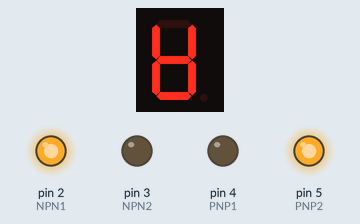
Bench run of a sketch on a simulated Arduino Uno, built with avr-gcc and run on an emulated ATmega328P. Parts: 1-digit seven-segment display, output pins drawn as LEDs (lit = HIGH). Wiring (inferred from the names in the program): 1-digit 7-segment display, segments lit when LOW: segments pin 6, pin 7, pin 8, pin 9, pin 10, pin 11, pin 12. The segment pins are drawn as the display they are named for; pins used as bus, display or sensor lines are not drawn.

Above: at 0.1 s.
At 1.1 s:
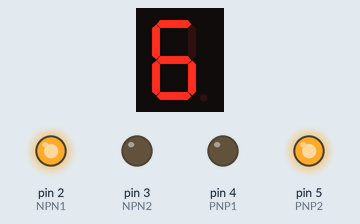
At 3.1 s:
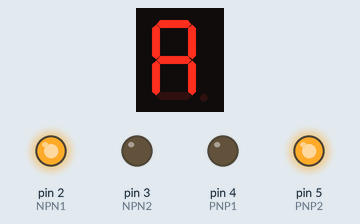
At 5.1 s:
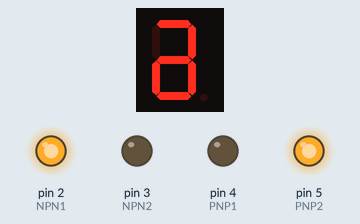
At 9.1 s:
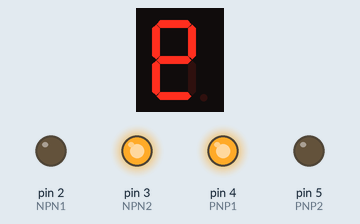
At 13.1 s:
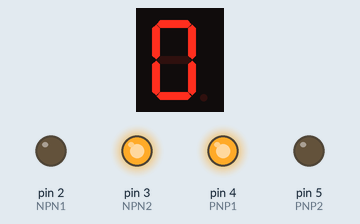
Timing chart, 0 to 36.5 s (numbered marks = the images above):
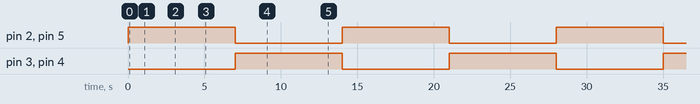

The sketch:

1234.ino
```cpp
#define NPN1 2
#define NPN2 3
#define PNP1 4
#define PNP2 5

#define A 6
#define B 7
#define C 8
#define D 9
#define E 10
#define F 11
#define G 12

unsigned long time;

void setup() {
  pinMode(NPN1, OUTPUT);
  pinMode(NPN2, OUTPUT);
  pinMode(PNP1, OUTPUT);
  pinMode(PNP2, OUTPUT);

  pinMode(A, OUTPUT);
  pinMode(B, OUTPUT);
  pinMode(C, OUTPUT);
  pinMode(D, OUTPUT);
  pinMode(E, OUTPUT);
  pinMode(F, OUTPUT);
  pinMode(G, OUTPUT);

  for (int i = A; i <= G; i++)
  {
    digitalWrite(i, LOW);
  }

  digitalWrite(NPN1, HIGH);
    digitalWrite(NPN2, LOW);
    digitalWrite(PNP1, LOW);
    digitalWrite(PNP2, HIGH);

}

void loop() {
  for (int i = A; i <= G; i++)
  {
    digitalWrite(i, HIGH);
    delay(1000);
    digitalWrite(i, LOW);
  }

    digitalWrite(NPN2, HIGH);
    digitalWrite(NPN1, LOW);
    digitalWrite(PNP2, LOW);
    digitalWrite(PNP1, HIGH);

  for (int i = A; i <= G; i++)
  {
    digitalWrite(i, HIGH);
    delay(1000);
    digitalWrite(i, LOW);
  }

    digitalWrite(NPN1, HIGH);
    digitalWrite(NPN2, LOW);
    digitalWrite(PNP1, LOW);
    digitalWrite(PNP2, HIGH);
}
```

Measured:
- by itself, pin 2 (NPN1), pin 3 (NPN2), pin 4 (PNP1), pin 5 (PNP2): alternates HIGH for 7.0 s and LOW for 7.0 s
- by itself, everything shown: repeats every 14.0 s, in 15 steps
- what the display in image 1 shows lasts 1.0 s, from 1.0 s to 2.0 s
